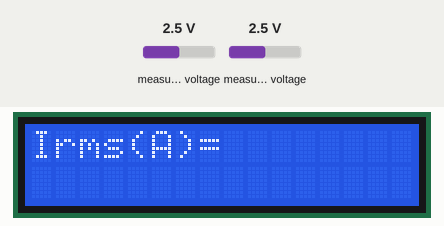
Bench run of a sketch on a simulated Arduino Uno, built with avr-gcc and run on an emulated ATmega328P. Parts: 16×2 character LCD. The test bench sets the inputs (shaded band); at power-on: measured voltage 2.5 V. What the sketch prints to the serial monitor is not drawn.

Above: at 0.1 s.
At 1.1 s:
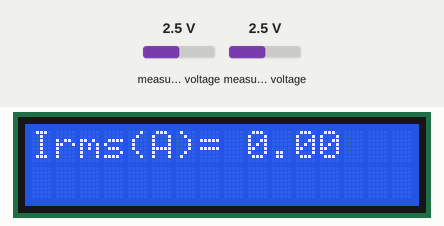

The sketch:

leitor_de_corrente_com_ad_externo.ino
```cpp
#include <Wire.h>
#include <Adafruit_ADS1015.h>
#include <LiquidCrystal.h>

/*config LCD */
#define LCD_RS 8                                  // definição dos pinos do LCD
#define LCD_E 9
#define LCD_D4 4
#define LCD_D5 5
#define LCD_D6 6
#define LCD_D7 7
LiquidCrystal lcd(LCD_RS, LCD_E, LCD_D4, LCD_D5, LCD_D6, LCD_D7);

/*config ADS1115*/
#define ADC_16BIT_MAX 65536                      //ADC_COUNTS? possibilidades/niveis de acordo com a resoluçaõ                             // define a tensão RMS da rede(valor lido com multimetro)
Adafruit_ADS1115 ads;                            //cria instancia do conversor analogico digital ADC

const float fator = 100;                         //100A/50mV
const float multiplicador = 0.125F;

void setup() {
 Serial.begin(9600);
 lcd.begin(16, 2);                               // configura LCD 16 colunas x 2 linhas
 lcd.clear();                                    // limpa tela do LCD

 ads.setGain (GAIN_ONE);                         // 1x gain   +/- 4.096V  1 bit = 2mV      0.125mV
 ads.begin();

 lcd.setCursor(0,0);                              // seleciona coluna 0, linha 0
 lcd.print("Irms(A)=");                           // mostra texto
}

void loop() {
  float Irms = getI();

  lcd.setCursor(9,0);                                    // seleciona coluna 9, linha 0
  lcd.print(Irms);                                       // mostra valor da corrente
  Serial.print("Differential: "); Serial.println(Irms);
  delay(1000);                                           // atraso de 1 segundo
}

float getI(){
  double tensao;
  double corrente;
  double sum = 0.0;
  long tempo = millis();
  int counter = 0;

  while((millis()-tempo) <1000){
    tensao = (ads.readADC_Differential_0_1())*multiplicador;
    corrente = tensao*fator;
    corrente /=1000.0;

    sum+= sq(corrente);
    counter = counter+1;
  }
  corrente = (sqrt(sum/counter));
  return corrente;
}
```
